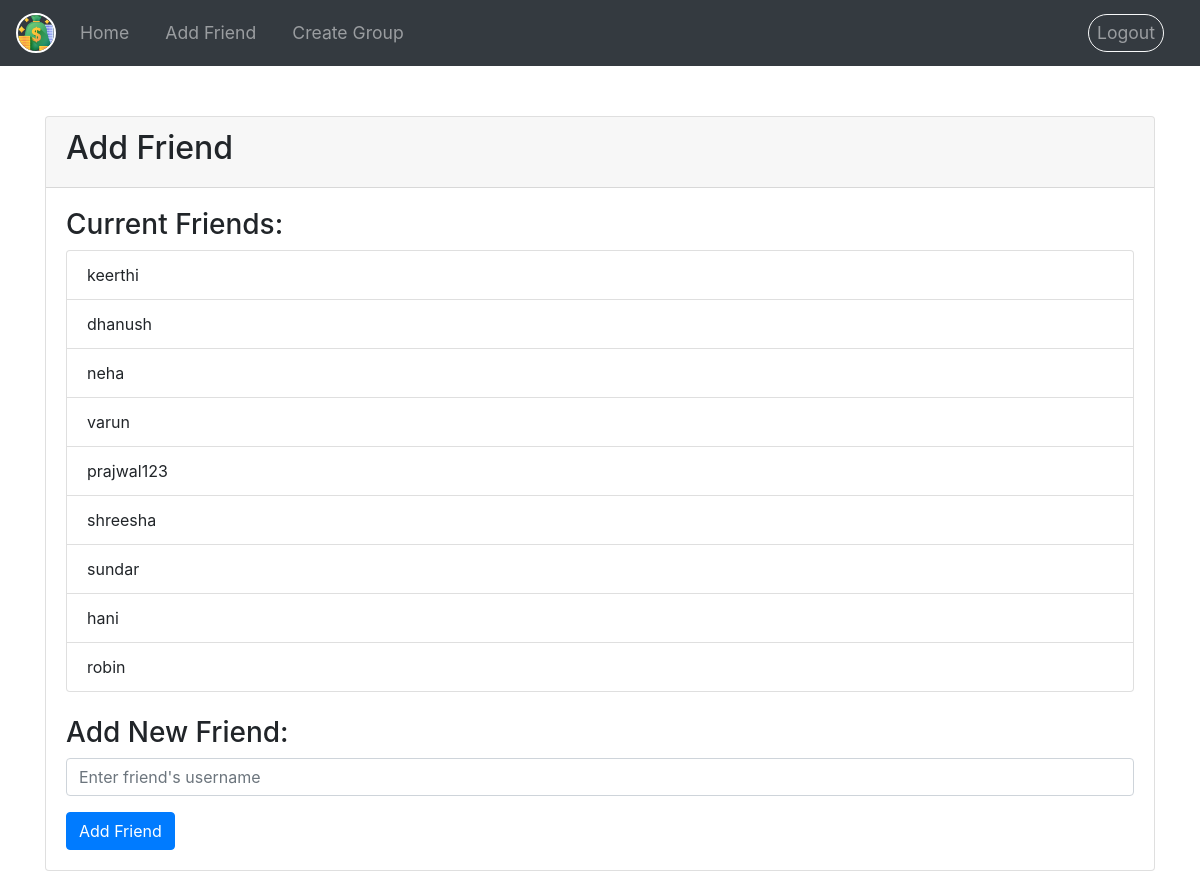
Page /friends/add/ (signed in) on the committed database.
### expenses/models.py (models this page shows)
class Friendship(models.Model):
    user1 = models.ForeignKey(User, related_name='friends1', on_delete=models.CASCADE)
    user2 = models.ForeignKey(User, related_name='friends2', on_delete=models.CASCADE)

### expenses/views.py (the view, shortened to what this page needs)
# urls.py: path('friends/add/', views.add_friend, name='add_friend'),
@login_required
def add_friend(request):
    friends = request.user.friends1.all()
    return render(request, 'add_friends.html', {'friends': friends})

### templates/add_friends.html (shortened to what this page needs)
<!DOCTYPE html>
<html lang="en">
<head>
    <link rel="stylesheet" href="https://cdn.jsdelivr.net/npm/bootstrap@4.3.1/dist/css/bootstrap.min.css">
</head>
<body>
    {% block navbar %}
        {% include "nav.html" %}
    {% endblock navbar %}
    <div class="container">
        <div class="card mb-4">
            <div class="card-header">
                <h2>Add Friend</h2>
            </div>
            <div class="card-body">
                <h3>Current Friends:</h3>
                <ul class="list-group mb-4">
                    {% if friends %}
                        {% for friend in friends %}
                            <li class="list-group-item">{{ friend.user2 }}</li>
                        {% endfor %}
                    {% else %}
                        <li class="list-group-item">No friends yet.</li>
                    {% endif %}
                </ul>
                <h3>Add New Friend:</h3>
                <form action="{% url 'add_friend' %}" method="post">
                    <div class="form-group">
                        <input type="text" name="username" class="form-control" placeholder="Enter friend's username" required>
                    </div>
                    <button type="submit" class="btn btn-primary">Add Friend</button>
                </form>
            </div>
        </div>
    </div>
</body>
</html>

### templates/add_friends.html (style rules this page uses)
body { background-color: #f8f9fa; }
.container { margin-top: 50px; }
.form-group { margin-bottom: 1rem; }

### rows in the picture
Friendship: user2 "keerthi"
Friendship: user2 "dhanush"
Friendship: user2 "neha"
Friendship: user2 "varun"
Friendship: user2 "prajwal123"
Friendship: user2 "shreesha"
Friendship: user2 "sundar"
Friendship: user2 "hani"
Friendship: user2 "robin"
